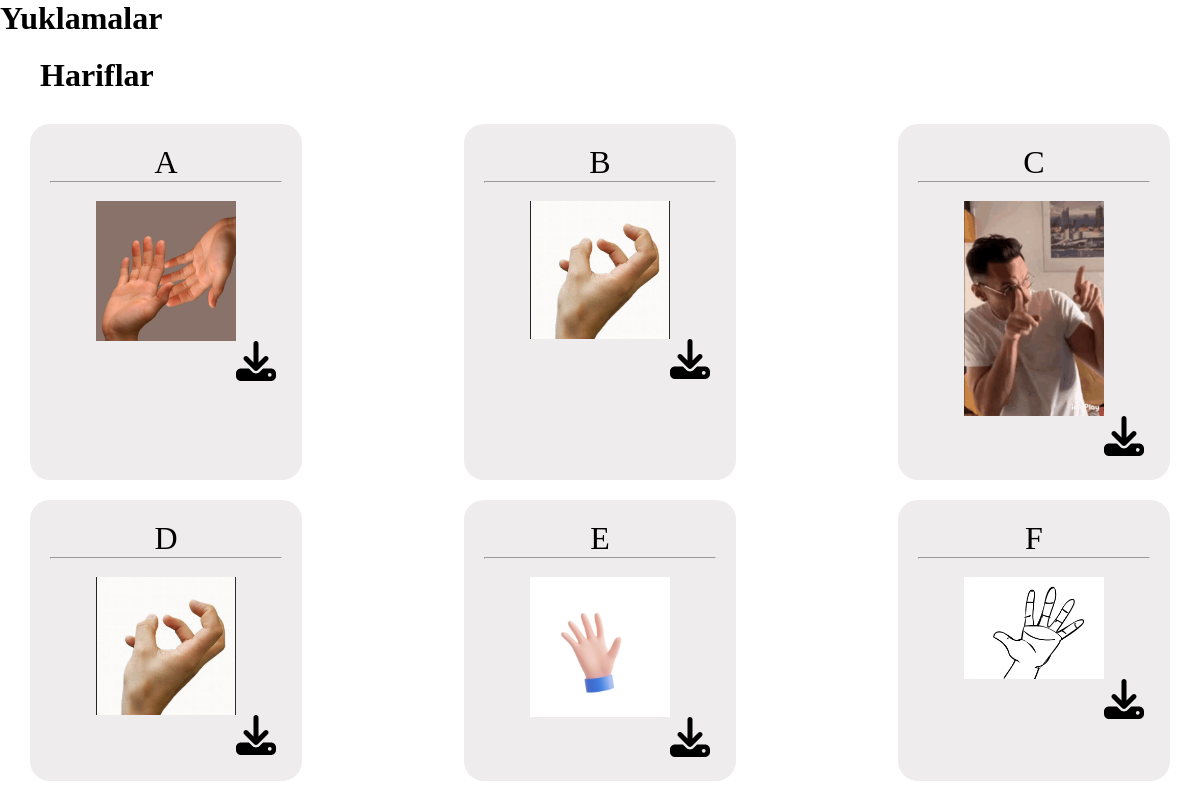
The page /kopsozlar/1 on the database its author committed.
### asosiy/models.py (models this page shows, shortened)
class Sozlar(models.Model):
    bolim_fk=models.ForeignKey(Bolim,on_delete=models.CASCADE)
    nom=models.CharField(max_length=70)
    izhoh=models.TextField()
    gif=models.FileField()

class Bolim(models.Model):
    nom=models.CharField(max_length=50)

### asosiy/views.py (the view)
# urls.py: path('kopsozlar/<int:pk>',KopSozlar),
def KopSozlar(request,pk):
    data={
        'data':Sozlar.objects.filter(bolim_fk__id=pk),
        'bolim':Sozlar.objects.filter(bolim_fk__id=pk).last()
    }
    return render(request,'Download.html',data)

### templates/Download.html (shortened to what this page needs)
<!DOCTYPE html>
<html lang="en">
<head>
     {% load static %}
    <link rel="stylesheet" href="{% static 'Download.css' %}">
</head>
<body>
    <h1 class="title">
        Yuklamalar
    </h1>
    <div class="bulim">
        <h1 class="nomi">{{bolim.bolim_fk.nom}}</h1>
        <div class="big_box">
            {% for i in data %}
            <div class="box">
                <h1 class="title">{{i.nom}}</h1>
                <hr><br>
                <img class="jes" src="{{i.gif.url}}" alt="">
                <a href="/down/{{i.id}}">
                    <img class="download" src="/media/download-solid.svg" alt="" srcset="">
                </a>
            </div>
            {% endfor %}
        </div>
    </div>
    </body>
    </html>

### static/Download.css (style rules this page uses)
* { padding: 0; margin: 0; }
body { max-width: 1400px; margin: 0 auto; }
.nomi { margin-top: 20px; margin-left: 40px; }
.big_box { display: flex; flex-wrap: wrap; justify-content: space-between; padding: 20px; }
.box { background-color: #eeecec; min-width: 20%; margin: 10px; padding: 20px; border-radius: 20px; }
.box h1 { font-weight: 400; text-align: center; }
.box .jes { display: block; width: 140px; margin-bottom: 20px; margin: 0 auto; }
.box .download { width: 40px; margin-left: 80%; }

### rows shown on the page
Sozlar: bolim_fk.nom "Hariflar", nom "F", gif (picture)
Sozlar: nom "A", gif (picture)
Sozlar: nom "B", gif (picture)
Sozlar: nom "C", gif (picture)
Sozlar: nom "D", gif (picture)
Sozlar: nom "E", gif (picture)
